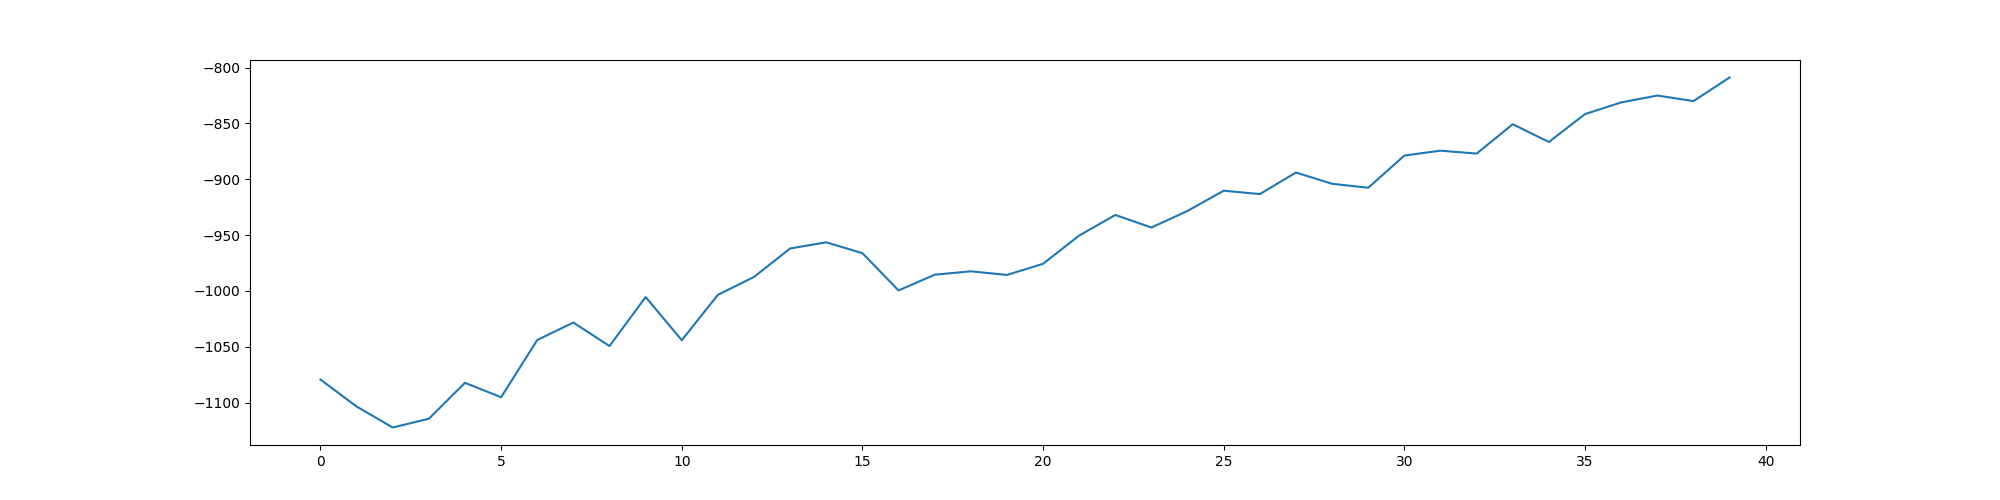

The script that saved this image:
import random

import numpy as np

import torch
import torch.nn as nn
import torch.optim as optim
import torch.nn.functional as F
from torch.distributions import Normal

from IPython.display import clear_output
import matplotlib.pyplot as plt
import torch.multiprocessing as mp

from wrapper import make_vec_env


class ReplayBuffer(object):
    def __init__(self, size, device):
        """Create Replay buffer.

        Parameters
        ----------
        size: int
            Max number of transitions to store in the buffer. When the buffer
            overflows the old memories are dropped.
        """
        self._storage = []
        self._maxsize = size
        self._next_idx = 0
        self._device = device

    def __len__(self):
        return len(self._storage)

    def push(self, *args):
        if self._next_idx >= len(self._storage):
            self._storage.append(args)
        else:
            self._storage[self._next_idx] = args
        self._next_idx = (self._next_idx + 1) % self._maxsize

    def _encode_sample(self, idxes):
        b_o, b_a, b_r, b_o_, b_d = [], [], [], [], []
        for i in idxes:
            o, a, r, o_, d = self._storage[i]
            b_o.append(o)
            b_a.append(a)
            b_r.append(r)
            b_o_.append(o_)
            b_d.append(float(d))
        res = (
            torch.from_numpy(np.asarray(b_o)).to(self._device).float(),
            torch.from_numpy(np.asarray(b_a)).to(self._device).float(),
            torch.from_numpy(np.asarray(b_r)).unsqueeze(1).to(self._device).float(),
            torch.from_numpy(np.asarray(b_o_)).to(self._device).float(),
            torch.from_numpy(np.asarray(b_d)).unsqueeze(1).to(self._device).float(),
        )
        return res

    def sample(self, batch_size):
        """Sample a batch of experiences."""
        indexes = range(len(self._storage))
        idxes = [random.choice(indexes) for _ in range(batch_size)]
        return self._encode_sample(idxes)


class ValueNetwork(nn.Module):
    def __init__(self, state_dim, hidden_dim, init_w=3e-3):
        super(ValueNetwork, self).__init__()

        self.linear1 = nn.Linear(state_dim, hidden_dim)
        self.linear2 = nn.Linear(hidden_dim, hidden_dim)
        self.linear3 = nn.Linear(hidden_dim, hidden_dim)
        self.linear4 = nn.Linear(hidden_dim, 1)
        # weights initialization
        self.linear4.weight.data.uniform_(-init_w, init_w)
        self.linear4.bias.data.uniform_(-init_w, init_w)

    def forward(self, state):
        x = F.relu(self.linear1(state))
        x = F.relu(self.linear2(x))
        x = F.relu(self.linear3(x))
        x = self.linear4(x)
        return x


class SoftQNetwork(nn.Module):
    def __init__(self, num_inputs, num_actions, hidden_size, init_w=3e-3):
        super(SoftQNetwork, self).__init__()

        self.linear1 = nn.Linear(num_inputs + num_actions, hidden_size)
        self.linear2 = nn.Linear(hidden_size, hidden_size)
        self.linear3 = nn.Linear(hidden_size, hidden_size)
        self.linear4 = nn.Linear(hidden_size, 1)

        self.linear4.weight.data.uniform_(-init_w, init_w)
        self.linear4.bias.data.uniform_(-init_w, init_w)

    def forward(self, state, action):
        x = torch.cat([state, action], 1)  # the dim 0 is number of samples
        x = F.relu(self.linear1(x))
        x = F.relu(self.linear2(x))
        x = F.relu(self.linear3(x))
        x = self.linear4(x)
        return x


class PolicyNetwork(nn.Module):
    def __init__(self, num_inputs, num_actions, hidden_size, action_range=1., init_w=3e-3,
                 log_std_min=-20, log_std_max=2):
        super(PolicyNetwork, self).__init__()

        self.log_std_min = log_std_min
        self.log_std_max = log_std_max

        self.linear1 = nn.Linear(num_inputs, hidden_size)
        self.linear2 = nn.Linear(hidden_size, hidden_size)
        self.linear3 = nn.Linear(hidden_size, hidden_size)
        self.linear4 = nn.Linear(hidden_size, hidden_size)

        self.mean_linear = nn.Linear(hidden_size, num_actions)
        self.mean_linear.weight.data.uniform_(-init_w, init_w)
        self.mean_linear.bias.data.uniform_(-init_w, init_w)

        self.log_std_linear = nn.Linear(hidden_size, num_actions)
        self.log_std_linear.weight.data.uniform_(-init_w, init_w)
        self.log_std_linear.bias.data.uniform_(-init_w, init_w)

        self.action_range = action_range
        self.num_actions = num_actions

    def forward(self, state):
        x = F.relu(self.linear1(state))
        x = F.relu(self.linear2(x))
        x = F.relu(self.linear3(x))
        x = F.relu(self.linear4(x))

        mean = (self.mean_linear(x))
        # mean    = F.leaky_relu(self.mean_linear(x))
        log_std = self.log_std_linear(x)
        log_std = torch.clamp(log_std, self.log_std_min, self.log_std_max)

        return mean, log_std

    def evaluate(self, state, epsilon=1e-6):
        '''
        generate sampled action with state as input wrt the policy network;
        '''
        mean, log_std = self.forward(state)
        std = log_std.exp()  # no clip in evaluation, clip affects gradients flow

        normal = Normal(0, 1)
        z = normal.sample()
        action_0 = torch.tanh(mean + std * z.to(
            device))  # TanhNormal distribution as actions; reparameterization trick
        action = self.action_range * action_0
        log_prob = Normal(mean, std).log_prob(mean + std * z.to(device)) - torch.log(
            1. - action_0.pow(2) + epsilon) - np.log(self.action_range)
        # both dims of normal.log_prob and -log(1-a**2) are (N,dim_of_action);
        # the Normal.log_prob outputs the same dim of input features instead of 1 dim probability,
        # needs sum up across the features dim to get 1 dim prob; or else use Multivariate Normal.
        log_prob = log_prob.sum(dim=1, keepdim=True)
        return action, log_prob, z, mean, log_std

    def get_action(self, state, deterministic):
        with torch.no_grad():
            state = torch.from_numpy(state.astype(np.float32)).to(device)
            mean, log_std = self.forward(state)
            std = log_std.exp()

            normal = Normal(0, 1)
            z = normal.sample(std.size()).to(device)
            action = self.action_range * torch.tanh(mean + std * z)

            action = ((self.action_range * mean) if deterministic else action).cpu().numpy()
            return action

    def sample_action(self, sample_number):
        a = torch.Tensor(sample_number, self.num_actions).float().uniform_(-1, 1)
        return self.action_range * a.numpy()


if __name__ == '__main__':
    """Meta"""
    use_cuda = True
    num_workers = 3 or mp.cpu_count()
    state_dim = 3
    action_dim = 1
    action_range = 1
    replay_buffer_size = 1e6
    max_timesteps = 1e8
    max_steps = 150
    explore_steps = 0  # for random action sampling in the beginning of training
    batch_size = 128   # 640
    update_itr = 2
    action_itr = 3
    AUTO_ENTROPY = True
    DETERMINISTIC = False
    hidden_dim = 512
    model_path = './model/sac_v2_multi_vec'
    soft_q_lr = 3e-4
    policy_lr = 3e-4
    alpha_lr = 3e-4
    soft_q_criterion1 = nn.MSELoss()
    soft_q_criterion2 = nn.MSELoss()
    save_interval = 10000
    reward_scale = 10.0
    gamma = 0.99
    soft_tau = 1e-2

    """Init"""
    env = make_vec_env(num_workers, max_steps)
    if use_cuda:
        device = torch.device("cuda" if torch.cuda.is_available() else "cpu")
    else:
        device = torch.device("cpu")
    replay_buffer = ReplayBuffer(replay_buffer_size, device)
    soft_q_net1 = nn.DataParallel(SoftQNetwork(state_dim, action_dim, hidden_dim).to(device))
    soft_q_net2 = nn.DataParallel(SoftQNetwork(state_dim, action_dim, hidden_dim).to(device))
    target_soft_q_net1 = nn.DataParallel(SoftQNetwork(state_dim, action_dim, hidden_dim).to(device))
    target_soft_q_net2 = nn.DataParallel(SoftQNetwork(state_dim, action_dim, hidden_dim).to(device))
    policy_net = nn.DataParallel(
        PolicyNetwork(state_dim, action_dim, hidden_dim, action_range).to(device))
    log_alpha = torch.zeros(1, dtype=torch.float32, requires_grad=True, device=device)
    print('Soft Q Network (1,2): ', soft_q_net1)
    print('Policy Network: ', policy_net)
    soft_q_optimizer1 = optim.Adam(soft_q_net1.parameters(), lr=soft_q_lr)
    soft_q_optimizer2 = optim.Adam(soft_q_net2.parameters(), lr=soft_q_lr)
    policy_optimizer = optim.Adam(policy_net.parameters(), lr=policy_lr)
    alpha_optimizer = optim.Adam([log_alpha], lr=alpha_lr)

    """Sync target network"""
    for target_param, param in zip(target_soft_q_net1.parameters(), soft_q_net1.parameters()):
        target_param.data.copy_(param.data)
    for target_param, param in zip(target_soft_q_net2.parameters(), soft_q_net2.parameters()):
        target_param.data.copy_(param.data)

    """Start training"""
    o = env.reset()
    rewards = []
    max_iter = int(max_timesteps // num_workers)
    for eps in range(1, max_iter + 1):
        if eps > explore_steps:
            a = policy_net.module.get_action(o, deterministic=DETERMINISTIC)
        else:
            a = policy_net.module.sample_action(num_workers)
        o_, r, d, info = env.step(a)
        for i in range(num_workers):
            replay_buffer.push(o[i], a[i], r[i], o_[i], d[i])
        o = o_
        if len(replay_buffer) > batch_size:
            for i in range(update_itr):
                state, action, reward, next_state, done = replay_buffer.sample(batch_size)

                predicted_q_value1 = soft_q_net1(state, action)
                predicted_q_value2 = soft_q_net2(state, action)
                new_action, log_prob, z, mean, log_std = policy_net.module.evaluate(state)
                new_next_action, next_log_prob, _, _, _ = policy_net.module.evaluate(next_state)
                # normalize with batch mean and std
                reward = reward_scale * (reward - reward.mean(dim=0)) / (reward.std(dim=0) + 1e-6)
                # Updating alpha wrt entropy
                # alpha = 0.0
                # trade-off between exploration (max entropy) and exploitation (max Q)
                if AUTO_ENTROPY is True:
                    alpha_loss = -(log_alpha * (log_prob - 1.0 * action_dim).detach()).mean()
                    # print('alpha loss: ',alpha_loss)
                    alpha_optimizer.zero_grad()
                    alpha_loss.backward()
                    alpha_optimizer.step()
                    alpha = log_alpha.exp()
                else:
                    alpha = 1.
                    alpha_loss = 0

                # Training Q Function
                target_q_min = torch.min(
                    target_soft_q_net1(next_state, new_next_action),
                    target_soft_q_net2(next_state, new_next_action)) - alpha * next_log_prob
                target_q_value = reward + (1 - done) * gamma * target_q_min
                q_value_loss1 = soft_q_criterion1(predicted_q_value1, target_q_value.detach())
                q_value_loss2 = soft_q_criterion2(predicted_q_value2, target_q_value.detach())
                soft_q_optimizer1.zero_grad()
                q_value_loss1.backward()
                soft_q_optimizer1.step()
                soft_q_optimizer2.zero_grad()
                q_value_loss2.backward()
                soft_q_optimizer2.step()

                # Training Policy Function
                predicted_new_q_value = torch.min(soft_q_net1(state, new_action),
                                                  soft_q_net2(state, new_action))
                policy_loss = (alpha * log_prob - predicted_new_q_value).mean()

                policy_optimizer.zero_grad()
                policy_loss.backward()
                policy_optimizer.step()

                # Soft update the target value net
                for target_param, param in zip(target_soft_q_net1.parameters(),
                                               soft_q_net1.parameters()):
                    target_param.data.copy_(  # copy data value into target parameters
                        target_param.data * (1.0 - soft_tau) + param.data * soft_tau
                    )
                for target_param, param in zip(target_soft_q_net2.parameters(),
                                               soft_q_net2.parameters()):
                    target_param.data.copy_(  # copy data value into target parameters
                        target_param.data * (1.0 - soft_tau) + param.data * soft_tau
                    )

        if eps % save_interval:
            torch.save(soft_q_net1.state_dict(), model_path + '_q1')
            torch.save(soft_q_net2.state_dict(), model_path + '_q2')
            torch.save(policy_net.state_dict(), model_path + '_policy')

        
        for i, d in enumerate(info):
            if d.get('episode'):
                episode_reward = d['episode']['r']
                episode_length = d['episode']['l']
                print('worker {} episode reward {} episode length {}'
                      .format(i, episode_reward, episode_length))
                if len(rewards) == 0:
                    rewards.append(episode_reward)
                else:
                    rewards.append(rewards[-1] * 0.9 + episode_reward * 0.1)
                if len(rewards) % 20 == 0:
                    clear_output(True)
                    plt.figure(figsize=(20, 5))
                    plt.plot(rewards)
                    plt.savefig('sac_multi_vec.png')
                    plt.clf()
